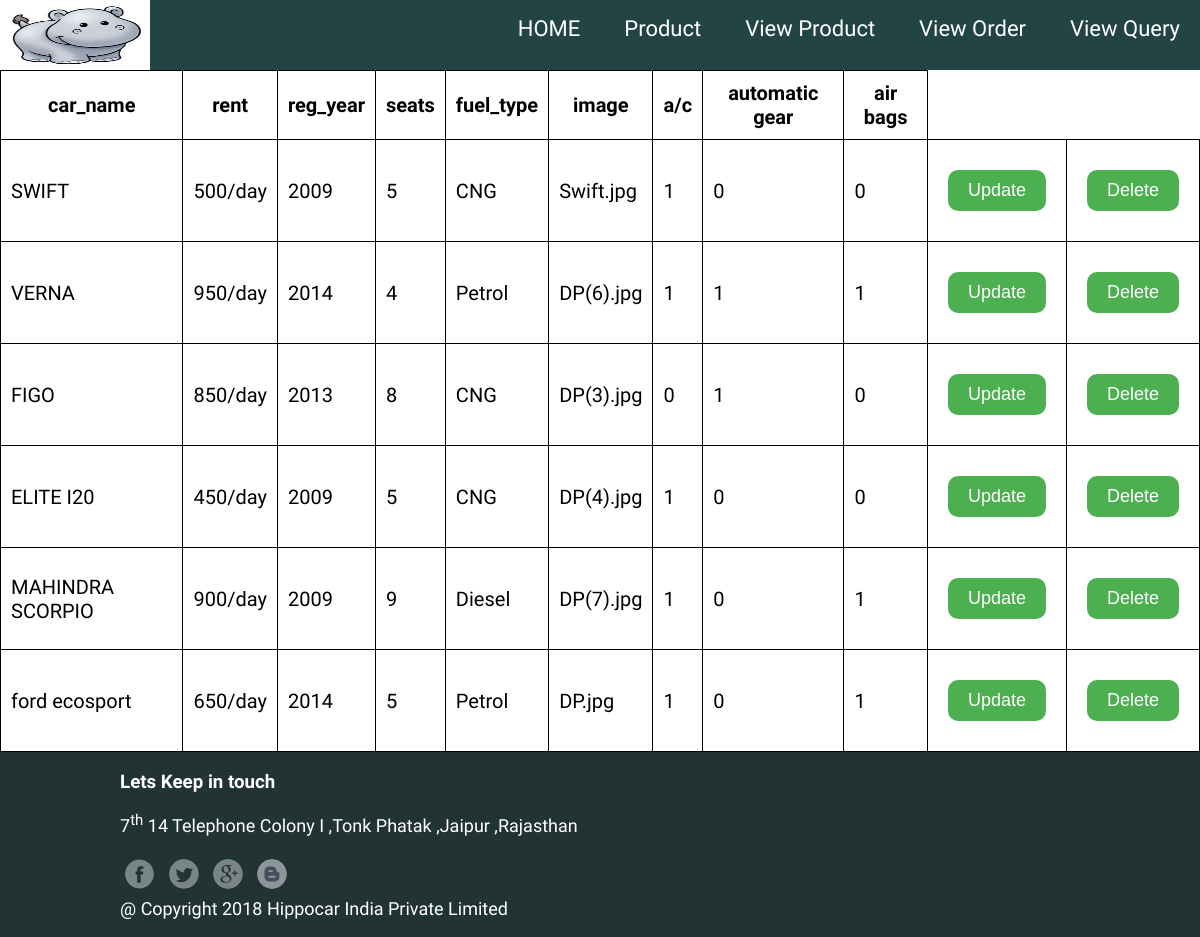
Page /admin/view_product.php on the committed database.
### tables this page shows
CREATE TABLE `product_info` (
  `car_id` int(11) NOT NULL,
  `image` varchar(300) NOT NULL,
  `car_name` varchar(30) NOT NULL,
  `rent` int(11) NOT NULL,
  `reg_year` year(4) NOT NULL,
  `fuel_type` varchar(10) NOT NULL,
  `seats` int(11) NOT NULL,
  `ac` tinyint(1) NOT NULL,
  `automatic_gear` tinyint(1) NOT NULL,
  `air_bag` tinyint(1) NOT NULL
);

### admin/view_product.php (the view, shortened to what this page needs)
<html>
<head>
<link rel="stylesheet" href="admin_home.css">
</head>
<body>
<table>
<tr>
<th>car_name</th>
<th>rent</th>
<th>reg_year</th>
<th>seats</th>
<th>fuel_type</th>
<th>image</th>
<th>a/c</th>
<th>automatic gear</th>
<th>air bags</th>
</tr>
<?php
$conn=mysqli_Connect('localhost','root','','reg');
$sql="SELECT * FROM product_info";
$res=mysqli_query($conn,$sql);
while($row=mysqli_fetch_array($res))
{
?>
<tr>
<td><?php echo $row['car_name']; ?></td>
<td><?php echo $row['rent']; ?>/day</td>
<td><?php echo $row['reg_year']; ?></td>
<td><?php echo $row['seats']; ?></td>
<td><?php echo $row['fuel_type']; ?></td>
<td><?php echo $row['image']; ?></td>
<td><?php echo $row['ac']; ?></td>
<td><?php echo $row['automatic_gear']; ?></td>
<td><?php echo $row['air_bag']; ?></td>
<td><a href="update.php?car_id=<?php echo $row['car_id']; ?>">
<input type="button" value="Update" ></a></td>
<td>
<a href="delete.php?car_id=<?php echo $row['car_id']; ?>"><input type="submit" value="Delete"></td>
</tr>
<?php } ?>
</table>
</body>
</html>

### admin/admin_home.css (style rules this page uses)
body { margin:0px; font-family: 'ABeeZee'; }
table { width:100%; font-size:20px; border-collapse:collapse; }
td,th { font-size:20px; border:1px solid black; padding:10px; }
p { font-size:18px; }
div { float:left; width:100%; box-sizing:border-box; }
input[type=button], input[type=submit], input[type=reset] { background-color: #4CAF50; border: none; color: white; padding: 10px 20px; text-decoration: none; margin: 20px 10px; font-size:18px; border-radius:10px; float:right; }
.header { background:#244; color:white; }
.header img { width:150px; height:70px; }
.header .navbar { float:right; }
.header .navbar li a { text-decoration:none; padding:0px 20px; color:white; }
.header .navbar li { list-style-type:none; display:inline; font-size:22px; }
.footer { padding:0px 10%; background:#233; color:white; }
.footer .contact a img { width:30px; height:30px; margin:5px; border-radius:100%; }

### rows in the picture
product_info: car_name "SWIFT", rent "500", reg_year "2009", seats "5", fuel_type "CNG", image "Swift.jpg", ac "1", automatic_gear "0", air_bag "0"
product_info: car_name "VERNA", rent "950", reg_year "2014", seats "4", fuel_type "Petrol", image "DP(6).jpg", ac "1", automatic_gear "1", air_bag "1"
product_info: car_name "FIGO", rent "850", reg_year "2013", seats "8", fuel_type "CNG", image "DP(3).jpg", ac "0", automatic_gear "1", air_bag "0"
product_info: car_name "ELITE I20", rent "450", reg_year "2009", seats "5", fuel_type "CNG", image "DP(4).jpg", ac "1", automatic_gear "0", air_bag "0"
product_info: car_name "MAHINDRA SCORPIO", rent "900", reg_year "2009", seats "9", fuel_type "Diesel", image "DP(7).jpg", ac "1", automatic_gear "0", air_bag "1"
product_info: car_name "ford ecosport", rent "650", reg_year "2014", seats "5", fuel_type "Petrol", image "DP.jpg", ac "1", automatic_gear "0", air_bag "1"
